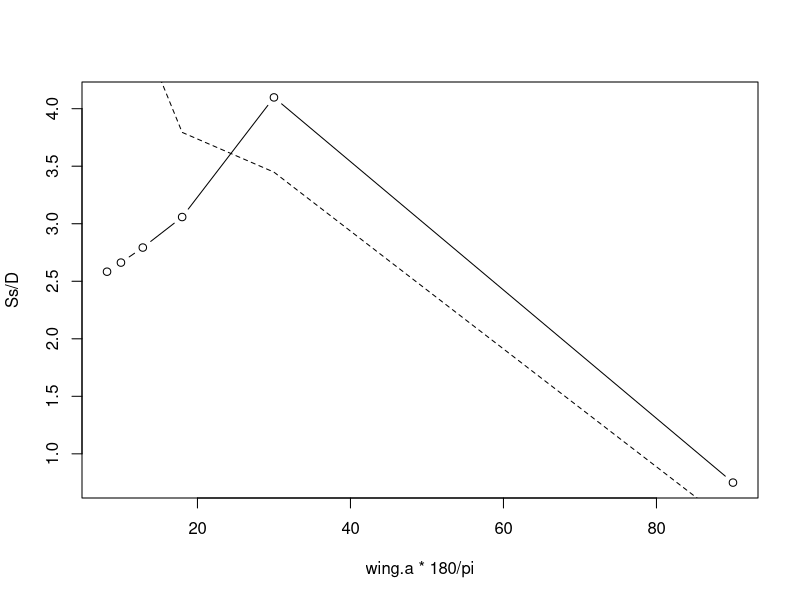
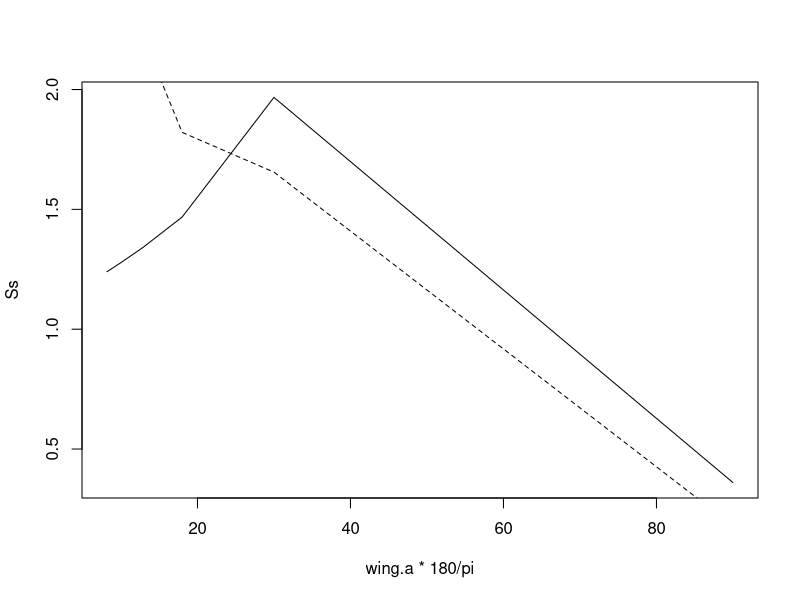
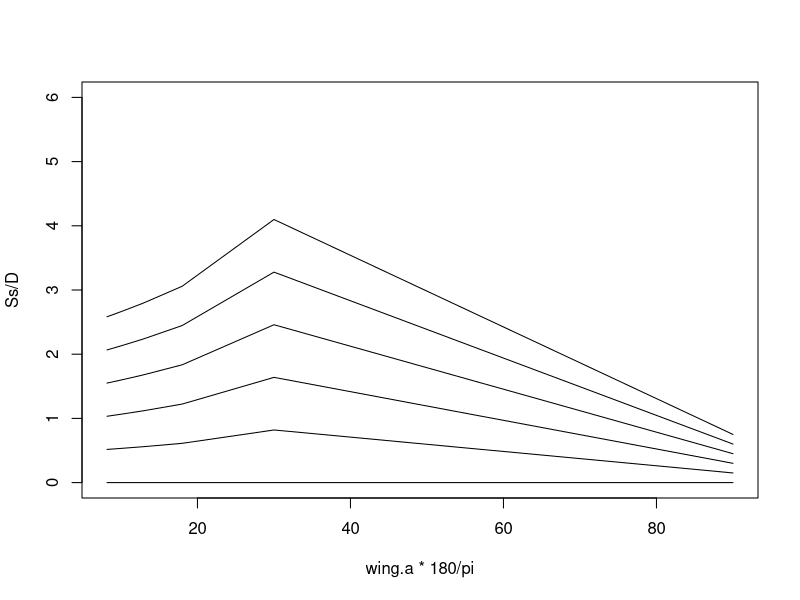
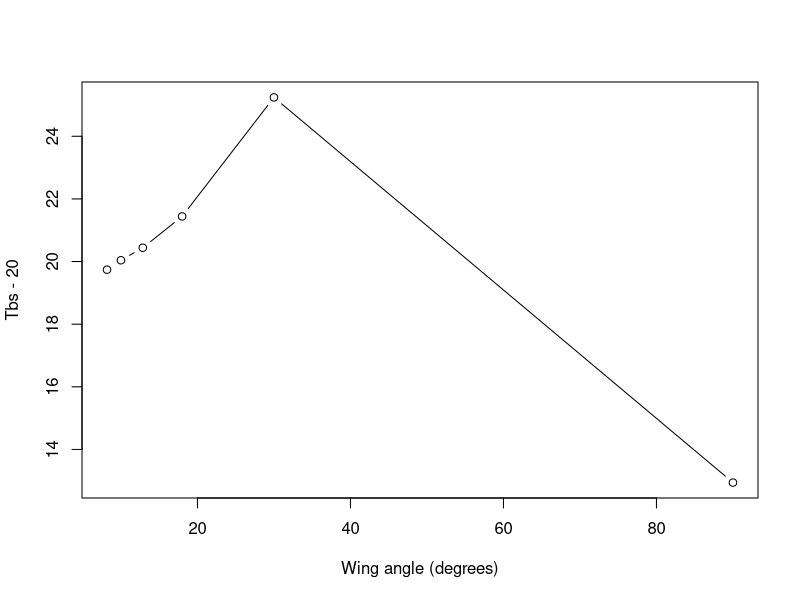

These figures' R source, in order: (Note: this script raises an error after producing the figures.)
#' @title Operative Environmental Temperature of a Butterfly
#'
#' @description Predicts body temperatures (operative environmental temperatures) of a butterfly in C.
#'  \cr \cr
#'  Based on \insertCite{Kingsolver1983;textual}{TrenchR} and \insertCite{Buckley2012;textual}{TrenchR}.
#' 
#' @param T_a \code{numeric} air temperature in C.
#'
#' @param Tg  \code{numeric} surface temperature in C in the sunlight.
#'
#' @param Tg_sh \code{numeric} surface temperature in C in the shade.
#'
#' @param u \code{numeric} wind speed in m / s.
#'
#' @param H_sdir \code{numeric} direct solar radiation flux in W / \ifelse{html}{\out{m<sup>2</sup>}}{\eqn{m^2}{ASCII}}.
#'
#' @param H_sdif \code{numeric} diffuse solar radiation flux in W / \ifelse{html}{\out{m<sup>2</sup>}}{\eqn{m^2}{ASCII}}.
#'
#' @param z \code{numeric} solar zenith angle in degrees.
#'
#' @param D \code{numeric} thoracic diameter in cm.
#'
#' @param delta \code{numeric} thoracic fur thickness in mm.
#' 
#' @param HB \code{numeric} dorsal hindwing solar absorbtivity as a proportion. Range for Colias is 0.4 to 0.7.
#'
#' @param PV \code{numeric} posterior ventral hindwing solar absorbtivity as a proportion. 
#'
#' @param r_g \code{numeric} substrate solar reflectivity (proportion), see \insertCite{Kingsolver1983;textual}{TrenchR}.
#' 
#' @param wing_angle \code{numeric} wing angle (degree) during basking
#'
#' @param shade \code{logical} indicator whether body temperature should be calculate in sun (\code{FALSE}) or shade (\code{TRUE}).
#'
#' @return \code{numeric} predicted body (operative environmental) temperature (C).
#'
#' @details 
#'  Thermal radiative flux is calculated following \insertCite{Gates1980;textual}{TrenchR} based on \insertCite{Swinbank1960;textual}{TrenchR} and \insertCite{Kingsolver1983;textual}{TrenchR} estimates using the Brunt equation with black body sky temperature from \insertCite{Swinbank1963;textual}{TrenchR}.
#'
#' @family biophysical models
#'
#' @export
#'
#' @references
#'   \insertAllCited{}
#'
#' @examples
#'   Tb_butterfly(
#'     T_a = 25, 
#'     Tg = 25, 
#'     Tg_sh = 20, 
#'     u = 0.4, 
#'     H_sdir = 300, 
#'     H_sdif = 100, 
#'     z = 30, 
#'     D = 0.36, 
#'     delta = 1.46, 
#'     HB = 0.6,
#'     PV=0.6, 
#'     r_g = 0.3)
#'
Tb_butterfly <- function (T_a, Tg, Tg_sh, u, H_sdir, H_sdif, z, D, delta, HB, PV, r_g = 0.3, wing_angle=42, shade = FALSE) {
  
  stopifnot(u >= 0, H_sdir >= 0, H_sdif >= 0, z >= -90, z <= 90, D > 0, delta >= 0, HB >= 0, PV >= 0, r_g >= 0, r_g <= 1, shade %in% c(FALSE, TRUE) )  
  
  # conversions
  
  # temperatures C to K
  
  TaK <- T_a + 273.15
  TaK_sh <- TaK
  Tg <- Tg + 273.15 
  Tg_sh <- Tg_sh + 273 
  
  # wind speed m/s to cm/s
  
  u <- u *100  
  
  # solar flux W/m2 to mW/cm2
  
  H_sdir <- H_sdir / 10 
  H_sdif <- H_sdif / 10
  
  # thoracic fur thickness mm to cm
  
  delta <- delta / 10     
  
  
  # Total solar radiation
  
  H_sttl <- H_sdir + H_sdif
  
  
  # Butterfly Parameters
  
  # surface emisivity, ranges from 0.95-1
  
  epsilon_s <- 0.97; 
  
  # Stefan-Boltzman constant, mW cm^-2 K^04 or 5.67*10^-8 W m-2 K-4
  
  sigma <- 5.67*10^-9 
  
  # butterfly thermal emmissivity
  
  Ep <- 1 
  
  # k_e- thermal conductivity of the fur, 1.3mWcm^-1*K^-1
  
  k_e <- 1.3; 
  
  # r_i- body radius from Kingsolver 1983
  
  r_i <- 0.15 
  
  # approximate thermal conductivity of air, mWcm^-1*K^-1
  
  k_a <- 0.25
  
  #  kinematic viscocity of air, cm^2/s at 300K 
  #     http://www.engineeringtoolbox.com/air-absolute-kinematic-viscosity-d_601.html
  
  v <- 15.68 * 10^-2  
  
  #-----
  #Reflectance basking
  #https://www.jstor.org/stable/pdf/4217669.pdf
  #S #area for radiation intercepted
  wing.angle= wing_angle*pi/180   #angle from vertical in radians, angle for pontia during flight, wing spread angle of 42degrees
  r=D/2
  
  #calculate values for integers above and below then interpolate
  n=c(5,4,3,2,1,0)
  wing.as= pi/(2*(1+2*n))
  #find ns below and above

  diffs= wing.angle - wing.as
  if(min(diffs)<0 & max(diffs)>0){
  low.a=  wing.as[ which(diffs== min(diffs[diffs>0]) )]
  high.a= wing.as[ which(diffs== max(diffs[diffs<0]) )]

  #radiation intercepted
  OC_low= (r+r/tan(low.a))*(1+tan(2*low.a)/tan(low.a))
  S_low= 2*OC_low*sin(low.a)
  OC_high= (r+r/tan(high.a))*(1+tan(2*high.a)/tan(high.a))
  S_high= 2*OC_high*sin(high.a)

  #interpolate
  S= S_low+((wing.angle-low.a)/(high.a-low.a))*(S_high-S_low)
  }

  if(max(diffs)<0){
    OC= (r+r/tan(max(wing.as)))*(1+tan(2*max(wing.as))/tan(max(wing.as)))
    S= 2*OC*sin(max(wing.as))
  }
  if(min(diffs)>0){
    O= (r+r/tan(min(wing.as)))*(1+tan(2*min(wing.as))/tan(min(wing.as)))
    S= 2*OC*sin(min(wing.as))
  }
  if(min(abs(diffs))==0){
    OC= (r+r/tan(wing.angle))*(1+tan(2*wing.angle)/tan(wing.angle))
    S= 2*OC*sin(wing.angle)
  }
  
  S= S*(0.8) #account for reflectance, assume white has 0.8 reflectance
  #UPDATE for HV and PV melanism
  #HV: increase absorbance during basking
  #PV: increase absorbance during heat avoidance
  
  L=0.915  #0.915 #calculate area for solar radiation using FWL, look for body length
  
  # convert length to area 
  # how to calculate absorptivity from wing traits
  #------
  
  A_sdir_r=S*L
  
  # total surface area cm^2 as area of cylinder without ends
  A_sttl <- pi * D * 2 
  A_sdir= A_sttl/2
  #-----------------------------
  #UPDATE RADIATION ESTIMATES
  
  # reflected surface areas 
  A_sref <- A_sttl/2
  
  # RADIATIVE HEAT FLUx, mW
  
  #For Colias: Q_s <- alpha * A_sdir * H_sdir / cos(z * pi / 180) + alpha * A_sref * H_sdif + alpha * r_g * A_sref * H_sttl  
  
  #reflectance basking
  Q_r<- A_sdir_r * H_sdir / cos(z * pi / 180)
  
  Q_s <- Q_r +HB*A_sdir*H_sdir/cos(z*pi/180) + HB*A_sref*H_sdif + PV*r_g*A_sref*H_sttl  
  #direct radiation already accounts for absorptivity
  #average PV and HB absorptivity for diffuse radiation
  #HB for reflected radiation assuming reflected off surface
  
  #-----------------------------
  
  # THERMAL RADIATIVE FLUX in K
  
  # black body sky temperature from Swinbank 1963
  
  # Tsky <- 0.0552*(TaK)^1.5 
  
  # Gates 1980 Biophysical ecology based on Swinbank 1960, Kingsolver (1983) estimates using Brunt equation
  
  Tsky <- (1.22 * T_a - 20.4) + 273.15 
  
  # Q_t <- 0.5* A_sttl * Ep * sigma * (Tb^4 - Tsky^4) +0.5* A_sttl * Ep * sigma * (Tb^4 - Tg^4)
  
  
  # CONVECTIVE HEAT FLUX
  
  # Reynolds number- ratio of interval viscous forces
  
  R_e <- u * D / v
  
  # Nusselt number- dimensionless conductance
  
  N_u <- 0.6 * R_e^0.5
  
  # Kingsolver 1983
  
  # N_u <- 2.3 
  
  
  h_c <- N_u * k_a / D;
  
  
  # total convective heat transfer coefficient
  
  h_T <- (1 / h_c + (r_i + delta) * log((r_i + delta) / r_i) / k_e)^-1;  
  
  # convective heat transfer surface area
  
  # A_c <- A_sttl
  
  # Q_c <- h_T * A_c * (Tb-T_a)
  
  # Solution 
  
  a <- A_sttl * Ep * sigma
  b <- h_T * A_sttl
  d <- h_T * A_sttl * TaK +0.5 * A_sttl * Ep * sigma * Tsky^4 + 0.5 * A_sttl * Ep * sigma * (Tg)^4 + Q_s
  
  # in K
  
  Te <- 1 / 2 * sqrt((2 * b) / (a * sqrt((sqrt(3) * sqrt(256 * a^3 * d^3 + 27 * a^2 * b^4) + 9 * a * b^2)^(1 / 3) / (2^(1 / 3) * 3^(2 / 3) * a) - (4 * (2 / 3)^(1 / 3) * d) / (sqrt(3) * sqrt(256 * a^3 * d^3 + 27 * a^2 * b^4) + 9 * a * b^2)^(1 / 3))) - (sqrt(3) * sqrt(256 * a^3 * d^3 + 27 * a^2 * b^4) + 9 * a * b^2)^(1 / 3) / (2^(1 / 3) * 3^(2 / 3) * a) + (4 * (2 / 3)^(1 / 3) * d) / (sqrt(3) * sqrt(256 * a^3 * d^3 + 27 * a^2 * b^4) + 9 * a * b^2)^(1 / 3)) - 1 / 2 * sqrt((sqrt(3) * sqrt(256 * a^3 * d^3 + 27 * a^2 * b^4) + 9 * a * b^2)^(1 / 3) / (2^(1 / 3) * 3^(2 / 3) * a) - (4 * (2 / 3)^(1 / 3) * d) / (sqrt(3) * sqrt(256 * a^3 * d^3 + 27 * a^2 * b^4) + 9 * a * b^2)^(1 / 3)) 
  
  # in C
  
  Te= Te - 273.15
  #-----------------
  
  # Shade Adjustments
  # At 40-42C, assume closed wing heat avoidance posture, wing angle=0
  #orient parallel to solar radiation
  
    A_sdir=0 #close wings
    
    # total surface area cm^2 as area of cylinder without ends
    A_sttl <- pi * D * 2 
    
    #-----------------------------
    #UPDATE RADIATION ESTIMATES
    
    # reflected surface areas
    A_sref <- A_sttl/2
    
    # No direct radiation, only diffuse and reflected
    H_sdir_sh <- 0
    H_sdif_sh <- H_sdif
    H_sttl_sh <- H_sdir_sh + H_sdif
    
    # RADIATIVE HEAT FLUx, mW
    Q_s <- PV*A_sref*H_sdif + PV * r_g * A_sref * H_sttl_sh  
    #diffuse radiation intercepting back of wings
    
    # Solution 
    a <- A_sttl * Ep * sigma
    b <- h_T * A_sttl
    d <- h_T * A_sttl * TaK +0.5 * A_sttl * Ep * sigma * Tsky^4 + 0.5 * A_sttl * Ep * sigma * (Tg_sh)^4 + Q_s
    
    # in K
    
    Te_sh <- 1 / 2 * sqrt((2 * b) / (a * sqrt((sqrt(3) * sqrt(256 * a^3 * d^3 + 27 * a^2 * b^4) + 9 * a * b^2)^(1 / 3) / (2^(1 / 3) * 3^(2 / 3) * a) - (4 * (2 / 3)^(1 / 3) * d) / (sqrt(3) * sqrt(256 * a^3 * d^3 + 27 * a^2 * b^4) + 9 * a * b^2)^(1 / 3))) - (sqrt(3) * sqrt(256 * a^3 * d^3 + 27 * a^2 * b^4) + 9 * a * b^2)^(1 / 3) / (2^(1 / 3) * 3^(2 / 3) * a) + (4 * (2 / 3)^(1 / 3) * d) / (sqrt(3) * sqrt(256 * a^3 * d^3 + 27 * a^2 * b^4) + 9 * a * b^2)^(1 / 3)) - 1 / 2 * sqrt((sqrt(3) * sqrt(256 * a^3 * d^3 + 27 * a^2 * b^4) + 9 * a * b^2)^(1 / 3) / (2^(1 / 3) * 3^(2 / 3) * a) - (4 * (2 / 3)^(1 / 3) * d) / (sqrt(3) * sqrt(256 * a^3 * d^3 + 27 * a^2 * b^4) + 9 * a * b^2)^(1 / 3)) 
    
    # in C
    
    Te_sh= Te_sh - 273.15
    
    #MODEL THERMOREGULATION
    #Choose available temperature closest to 35C
    if(!is.na(Te) & !is.na(Te_sh)){
      #select Tb closest to preferred of 35C temperature
      bounds=sort(c(Te, Te_sh))
      all.temps= seq(bounds[1], bounds[2], 0.1) 
      Te= all.temps[which.min(abs(all.temps-(35+273) ))]
    } #end check data
  
  return(Te)
} 

#Plasticity: https://doi.org/10.1093/icb/38.3.545
#Kingsolver, J. G. 1987. Evolution and coadaptation of thermoregulatory behavior and wing pigmentation
#pattern in pierid butterflies. Evolution 41:472—490.
#P. occidentalis
#Longday= 16 hr light; shortday= 10 hr light

#----
#Thermoregulatory significance of wing melanization in Pieris butterflies: Physics, posture, and pattern
#https://www.jstor.org/stable/pdf/4217669.pdf
#reflectance model
#a dimensionless wing length, (L/D), the ratio of thermally-effective wing length to body diameter, and a dimensionless amount of radiation intercepted, (S/D). 

#Measurements with a spectroreflectometer (Kingsolver 1983 a) for Pieris show that the white dorsal wing surfaces have a solar reflectivity of more than 0.8, while the reflectivity of the black melanic wing regions is less than 0.3. 

#Thermal ecology of Pieris butterflies (Lepidoptera: Pieridae): a new mechanism of behavioral thermoregulation
#https://www.jstor.org/stable/pdf/4217668.pdf
#Colorado temperature dependence of flight

orient.angle=0 #orientation angle, angle from vertical

wing.angle.d= 45 #angle from vertical
#convert to radians
wing.angle= pi/10   #wing.angle.d*pi/180

#basking during flight initiation: Pontia (42degrees), Pieris (17 degrees)
#basking during flight behavior: Pontia (48degrees), Pieris (23 degrees)

#body radius
r= 0.36/2 #cm CHECK
#wingspan 4.5 to 6.5 cm #https://entnemdept.ufl.edu/creatures/veg/leaf/imported_cabbageworm.htm

R=0.8 #reflectivity
#L #reflective wing length
#S #area for radiation intercepted
#r #body radius

#reflective wing length
L= (r+r/tan(wing.angle))*tan(2*wing.angle)/tan(wing.angle)+r
#check degree vs radians

#radiation intercepted
OC= (r+r/tan(wing.angle))*(1+tan(2*wing.angle)/tan(wing.angle))
S= 2*OC*sin(wing.angle)
S=S*R #check reduction
#For wings of reflectivity R less than 1.0, the radiation intercepted must be reduced appropriately from the values
#of S obtained above. For each reflection from the wing, the radiation intercepted is reduced by a factor R

#S is wing area absorbing direct solar radiation

#Recreate figure 3
#Fig 3: maximum radiation intercepted (S/D), minimum wing length required to intercept maximum radiation (L/D) 

n=c(0, 1, 2, 3, 4, 5)
wing.a= pi/(2*(1+2*n))

Ss= rep(NA, length(wing.a))
Ls= rep(NA, length(wing.a))

for(wing.k in 1: length(wing.a)){
  wing.angle= wing.a[wing.k]
  
  #reflective wing length
  Ls[wing.k]= (r+r/tan(wing.angle))*tan(2*wing.angle)/tan(wing.angle)+r
  
  #radiation intercepted
  OC= (r+r/tan(wing.angle))*(1+tan(2*wing.angle)/tan(wing.angle))
  Ss[wing.k]= 2*OC*sin(wing.angle)
  }

D=0.48 #to produce Fig. 3 #0.36
plot(wing.a*180/pi, Ss/D, type="b")
points(wing.a*180/pi, Ls/D, type="l", lty="dashed")

#plot lengths
plot(wing.a*180/pi, Ss, type="l")
points(wing.a*180/pi, Ls, type="l", lty="dashed")

#-----
#Fig 5
ref= c(0,.2,.4,.6,.8)
plot(wing.a*180/pi, Ss/D, type="l", ylim=c(0,6))
for (ref.k in 1:length(ref)){
points(wing.a*180/pi, Ss*ref[ref.k]/D, type="l")
}

#-----
#Fig 7
wing.a= seq(80,5,-2)

n=c(0, 1, 2, 3, 4, 5)
wing.a= pi/(2*(1+2*n))*180/pi

Tbs= rep(NA, length(wing.a))

for(wing.k in 1: length(wing.a)){
  Tbs[wing.k]= Tb_butterfly( T_a = 20, Tg = 20, Tg_sh = 20, u = 1, 
                            H_sdir = 800, H_sdif = 200, z = 30, D = 0.36, 
                            delta = 1.46, HB = 0.6,  PV = 0.6, r_g = 0.3, wing_angle=wing.a[wing.k])
}

plot(wing.a,Tbs-20, xlab="Wing angle (degrees)", type="b")

#---
#CHECK ABS
Tbs= rep(NA, length(abs1))

for(abs.k in 1: length(abs1)){
  Tbs[abs.k]= Tb_butterfly( T_a = 20, Tg = 20, Tg_sh = 20, u = 1, 
                             H_sdir = 300, H_sdif = 200, z = 30, D = 0.36, 
                             delta = 1.46, HB = abs1[abs.k],  PV = 0.55, r_g = 0.3, wing_angle=42)
}

plot(abs1,Tbs-20, xlab="Wing angle (degrees)", type="b")

#=====================================

Tb_butterfly.mat <- function (Temat, D, delta, HB, PV, r_g = 0.3, wing_angle=42, shade = FALSE) {
  
  #extract from matrix
  Temat= as.numeric(Temat)
  T_a= Temat[1]
  T_a_sh= Temat[2]
  Tg= Temat[3]
  Tg_sh= Temat[4]
  u= Temat[5]
  H_sdir= Temat[6]
  H_sdif= Temat[7]
  z= Temat[8]
  
  # temperatures C to K
  
  TaK <- T_a + 273.15
  TaK_sh <- TaK
  Tg <- Tg + 273.15 
  Tg_sh <- Tg_sh + 273 
  
  # wind speed m/s to cm/s
  
  u <- u *100  
  
  # solar flux W/m2 to mW/cm2
  
  H_sdir <- H_sdir / 10 
  H_sdif <- H_sdif / 10
  
  # thoracic fur thickness mm to cm
  
  delta <- delta / 10     
  
  
  # Total solar radiation
  
  H_sttl <- H_sdir + H_sdif
  
  
  # Butterfly Parameters
  
  # surface emisivity, ranges from 0.95-1
  
  epsilon_s <- 0.97; 
  
  # Stefan-Boltzman constant, mW cm^-2 K^04 or 5.67*10^-8 W m-2 K-4
  
  sigma <- 5.67*10^-9 
  
  # butterfly thermal emmissivity
  
  Ep <- 1 
  
  # k_e- thermal conductivity of the fur, 1.3mWcm^-1*K^-1
  
  k_e <- 1.3; 
  
  # r_i- body radius from Kingsolver 1983
  
  r_i <- 0.15 
  
  # approximate thermal conductivity of air, mWcm^-1*K^-1
  
  k_a <- 0.25
  
  #  kinematic viscocity of air, cm^2/s at 300K 
  #     http://www.engineeringtoolbox.com/air-absolute-kinematic-viscosity-d_601.html
  
  v <- 15.68 * 10^-2  
  
  #-----
  #Reflectance basking
  #https://www.jstor.org/stable/pdf/4217669.pdf
  #S #area for radiation intercepted
  wing.angle= wing_angle*pi/180   #angle from vertical in radians, angle for pontia during flight, wing spread angle of 42degrees
  r=D/2
  
  #calculate values for integers above and below then interpolate
  n=c(5,4,3,2,1,0)
  wing.as= pi/(2*(1+2*n))
  #find ns below and above
  
  diffs= wing.angle - wing.as
  if(min(diffs)<0 & max(diffs)>0){
    low.a=  wing.as[ which(diffs== min(diffs[diffs>0]) )]
    high.a= wing.as[ which(diffs== max(diffs[diffs<0]) )]
    
    #radiation intercepted
    OC_low= (r+r/tan(low.a))*(1+tan(2*low.a)/tan(low.a))
    S_low= 2*OC_low*sin(low.a)
    OC_high= (r+r/tan(high.a))*(1+tan(2*high.a)/tan(high.a))
    S_high= 2*OC_high*sin(high.a)
    
    #interpolate
    S= S_low+((wing.angle-low.a)/(high.a-low.a))*(S_high-S_low)
  }
  
  if(max(diffs)<0){
    OC= (r+r/tan(max(wing.as)))*(1+tan(2*max(wing.as))/tan(max(wing.as)))
    S= 2*OC*sin(max(wing.as))
  }
  if(min(diffs)>0){
    O= (r+r/tan(min(wing.as)))*(1+tan(2*min(wing.as))/tan(min(wing.as)))
    S= 2*OC*sin(min(wing.as))
  }
  if(min(abs(diffs))==0){
    OC= (r+r/tan(wing.angle))*(1+tan(2*wing.angle)/tan(wing.angle))
    S= 2*OC*sin(wing.angle)
  }
  
  S= S*(0.8) #account for reflectance, assume white has 0.8 reflectance
  #UPDATE for HV and PV melanism
  #HV: increase absorbance during basking
  #PV: increase absorbance during heat avoidance
  
  L=0.915  #0.915 #calculate area for solar radiation using FWL, look for body length
  
  # convert length to area 
  # how to calculate absorptivity from wing traits
  #------
  
  A_sdir_r=S*L
  
  # total surface area cm^2 as area of cylinder without ends
  A_sttl <- pi * D * 2 
  A_sdir= A_sttl/2
  #-----------------------------
  #UPDATE RADIATION ESTIMATES
  
  # reflected surface areas 
  A_sref <- A_sttl/2
  
  # RADIATIVE HEAT FLUx, mW
  
  #For Colias: Q_s <- alpha * A_sdir * H_sdir / cos(z * pi / 180) + alpha * A_sref * H_sdif + alpha * r_g * A_sref * H_sttl  
  
  #reflectance basking
  Q_r<- A_sdir_r * H_sdir / cos(z * pi / 180)
  
  Q_s <- Q_r +HB*A_sdir*H_sdir/cos(z*pi/180) + HB*A_sref*H_sdif + PV*r_g*A_sref*H_sttl  
  #direct radiation already accounts for absorptivity
  #average PV and HB absorptivity for diffuse radiation
  #HB for reflected radiation assuming reflected off surface
  
  #-----------------------------
  
  # THERMAL RADIATIVE FLUX in K
  
  # black body sky temperature from Swinbank 1963
  
  # Tsky <- 0.0552*(TaK)^1.5 
  
  # Gates 1980 Biophysical ecology based on Swinbank 1960, Kingsolver (1983) estimates using Brunt equation
  
  Tsky <- (1.22 * T_a - 20.4) + 273.15 
  
  # Q_t <- 0.5* A_sttl * Ep * sigma * (Tb^4 - Tsky^4) +0.5* A_sttl * Ep * sigma * (Tb^4 - Tg^4)
  
  
  # CONVECTIVE HEAT FLUX
  
  # Reynolds number- ratio of interval viscous forces
  
  R_e <- u * D / v
  
  # Nusselt number- dimensionless conductance
  
  N_u <- 0.6 * R_e^0.5
  
  # Kingsolver 1983
  
  # N_u <- 2.3 
  
  
  h_c <- N_u * k_a / D;
  
  
  # total convective heat transfer coefficient
  
  h_T <- (1 / h_c + (r_i + delta) * log((r_i + delta) / r_i) / k_e)^-1;  
  
  # convective heat transfer surface area
  
  # A_c <- A_sttl
  
  # Q_c <- h_T * A_c * (Tb-T_a)
  
  # Solution 
  
  a <- A_sttl * Ep * sigma
  b <- h_T * A_sttl
  d <- h_T * A_sttl * TaK +0.5 * A_sttl * Ep * sigma * Tsky^4 + 0.5 * A_sttl * Ep * sigma * (Tg)^4 + Q_s
  
  # in K
  
  Te <- 1 / 2 * sqrt((2 * b) / (a * sqrt((sqrt(3) * sqrt(256 * a^3 * d^3 + 27 * a^2 * b^4) + 9 * a * b^2)^(1 / 3) / (2^(1 / 3) * 3^(2 / 3) * a) - (4 * (2 / 3)^(1 / 3) * d) / (sqrt(3) * sqrt(256 * a^3 * d^3 + 27 * a^2 * b^4) + 9 * a * b^2)^(1 / 3))) - (sqrt(3) * sqrt(256 * a^3 * d^3 + 27 * a^2 * b^4) + 9 * a * b^2)^(1 / 3) / (2^(1 / 3) * 3^(2 / 3) * a) + (4 * (2 / 3)^(1 / 3) * d) / (sqrt(3) * sqrt(256 * a^3 * d^3 + 27 * a^2 * b^4) + 9 * a * b^2)^(1 / 3)) - 1 / 2 * sqrt((sqrt(3) * sqrt(256 * a^3 * d^3 + 27 * a^2 * b^4) + 9 * a * b^2)^(1 / 3) / (2^(1 / 3) * 3^(2 / 3) * a) - (4 * (2 / 3)^(1 / 3) * d) / (sqrt(3) * sqrt(256 * a^3 * d^3 + 27 * a^2 * b^4) + 9 * a * b^2)^(1 / 3)) 
  
  # in C
  
  Te= Te - 273.15
  #-----------------
  
  # Shade Adjustments
  # At 40-42C, assume closed wing heat avoidance posture, wing angle=0
  #orient parallel to solar radiation
  
  A_sdir=0 #close wings
  
  # total surface area cm^2 as area of cylinder without ends
  A_sttl <- pi * D * 2 
  
  #-----------------------------
  #UPDATE RADIATION ESTIMATES
  
  # reflected surface areas
  A_sref <- A_sttl/2
  
  # No direct radiation, only diffuse and reflected
  H_sdir_sh <- 0
  H_sdif_sh <- H_sdif
  H_sttl_sh <- H_sdir_sh + H_sdif
  
  # RADIATIVE HEAT FLUx, mW
  Q_s <- PV*A_sref*H_sdif + PV * r_g * A_sref * H_sttl_sh  
  #diffuse radiation intercepting back of wings
  
  # Solution 
  a <- A_sttl * Ep * sigma
  b <- h_T * A_sttl
  d <- h_T * A_sttl * TaK +0.5 * A_sttl * Ep * sigma * Tsky^4 + 0.5 * A_sttl * Ep * sigma * (Tg_sh)^4 + Q_s
  
  # in K
  
  Te_sh <- 1 / 2 * sqrt((2 * b) / (a * sqrt((sqrt(3) * sqrt(256 * a^3 * d^3 + 27 * a^2 * b^4) + 9 * a * b^2)^(1 / 3) / (2^(1 / 3) * 3^(2 / 3) * a) - (4 * (2 / 3)^(1 / 3) * d) / (sqrt(3) * sqrt(256 * a^3 * d^3 + 27 * a^2 * b^4) + 9 * a * b^2)^(1 / 3))) - (sqrt(3) * sqrt(256 * a^3 * d^3 + 27 * a^2 * b^4) + 9 * a * b^2)^(1 / 3) / (2^(1 / 3) * 3^(2 / 3) * a) + (4 * (2 / 3)^(1 / 3) * d) / (sqrt(3) * sqrt(256 * a^3 * d^3 + 27 * a^2 * b^4) + 9 * a * b^2)^(1 / 3)) - 1 / 2 * sqrt((sqrt(3) * sqrt(256 * a^3 * d^3 + 27 * a^2 * b^4) + 9 * a * b^2)^(1 / 3) / (2^(1 / 3) * 3^(2 / 3) * a) - (4 * (2 / 3)^(1 / 3) * d) / (sqrt(3) * sqrt(256 * a^3 * d^3 + 27 * a^2 * b^4) + 9 * a * b^2)^(1 / 3)) 
  
  # in C
  
  Te_sh= Te_sh - 273.15
  
  #MODEL THERMOREGULATION
  #Choose available temperature closest to 35C
  if(!is.na(Te) & !is.na(Te_sh) & is.finite(Te) & is.finite(Te_sh)){
    #select Tb closest to preferred of 35C temperature
    bounds=sort(c(Te, Te_sh))
    all.temps= seq(bounds[1], bounds[2], 0.1) 
    Te= all.temps[which.min(abs(all.temps-(35+273) ))]
  } #end check data
  
  return(Te)
} 
